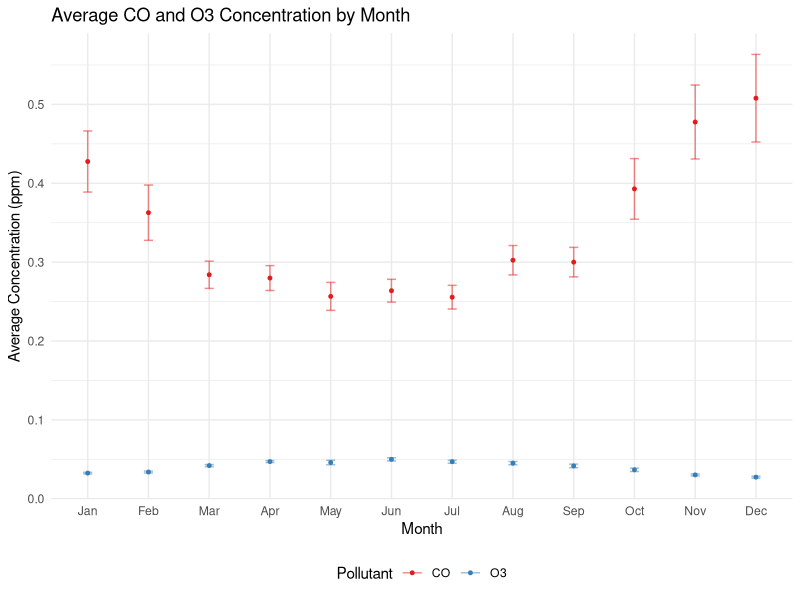
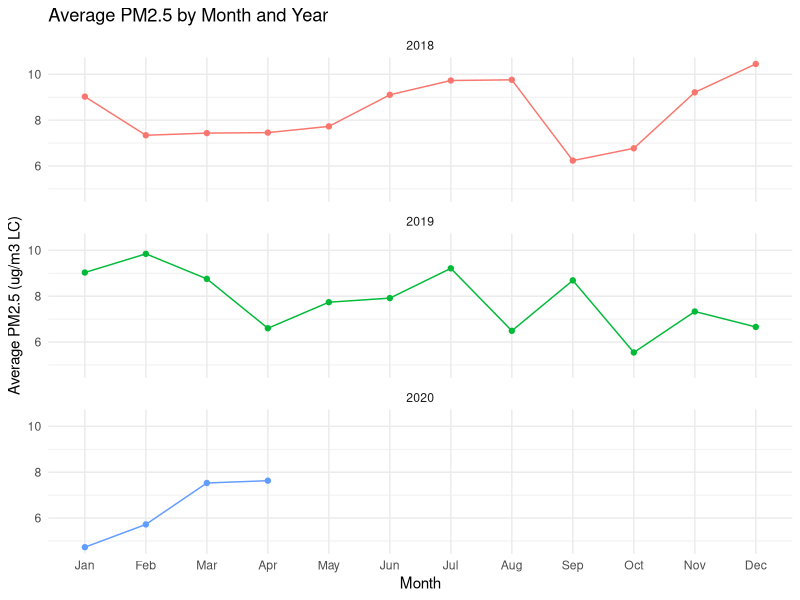

These figures' R source, in order:
## ---- chunk 1
knitr::opts_chunk$set(echo = FALSE, message = FALSE, warning = FALSE, dpi = 300)

# load libraries
library(tidyverse)
library(RColorBrewer)
## ---- chunk 2
# create a function to format datasets
format_data <- function(dataset) {
  # rename columns
  dataset <- rename(dataset,
    date = `Date`,
    max_CO = `Daily Max 8-hour CO Concentration`,
    mean_PM = `Daily Mean PM2.5 Concentration`,
    max_O3 = `Daily Max 8-hour Ozone Concentration`
  )

  # format date variable
  dataset$date <- mdy(dataset$date)

  # calculate the daily average for days with multiple measurements
  dataset <- dataset %>%
    group_by(date) %>%
    summarise(
      max_CO = mean(max_CO, na.rm = TRUE),
      units_CO = units_CO,
      mean_PM = mean(mean_PM, na.rm = TRUE),
      units_PM = units_PM,
      max_O3 = mean(max_O3, na.rm = TRUE),
      units_O3 = units_O3
    ) %>%
    ungroup() # should also remove any duplicate rows

  # fix measurement error issues
  pollutants <- c("max_CO", "mean_PM", "max_O3") # vector of pollutants

  for (i in pollutants) { # loop through each of the pollutants
    dataset[[i]][dataset[[i]] < 0] <- 0 # set any negative values to 0
  }
  return(dataset)
}
## ---- chunk 3
# load in datasets
data_2018 <- read_csv("data/AQ_2018.csv")
data_2019 <- read_csv("data/AQ_2019.csv")
data_2020 <- read_csv("data/AQ_2020.csv")

# use the function to format the 3 datasets
data_2018 <- format_data(data_2018)
data_2019 <- format_data(data_2019)
data_2020 <- format_data(data_2020)

# combine all datasets
formatted_data <- rbind(data_2018, data_2019, data_2020)
## ---- chunk 4
# edit data for plot 1
plot1_df <- formatted_data
plot1_df$month <- as.numeric(format(plot1_df$date, "%m")) # column for month
plot1_df$month <- factor(plot1_df$month,
  labels = c(
    "Jan", "Feb", "Mar", "Apr", "May", "Jun",
    "Jul", "Aug", "Sep", "Oct", "Nov", "Dec"
  )
)

# calculate mean and margin or error for each pollutant
plot1_df <- plot1_df %>%
  group_by(month) %>%
  summarise(
    mean_CO = mean(max_CO, na.rm = TRUE),
    n_CO = sum(!is.na(max_CO)),
    se_CO = sd(max_CO, na.rm = TRUE) / sqrt(n_CO),
    moe_CO = 1.96 * se_CO,
    mean_O3 = mean(max_O3, na.rm = TRUE),
    n_O3 = sum(!is.na(max_O3)),
    se_O3 = sd(max_O3, na.rm = TRUE) / sqrt(n_O3),
    moe_O3 = 1.96 * se_O3
  ) %>%
  ungroup()

# turn into long data
plot1_df <- plot1_df %>%
  select(month, mean_CO, moe_CO, mean_O3, moe_O3) %>%
  pivot_longer(
    cols = c(mean_CO, moe_CO, mean_O3, moe_O3),
    names_to = c(".value", "pollutant"), # left = values, right = pollutant
    names_sep = "_"
  )

ggplot(plot1_df, aes(x = month, y = mean, color = pollutant, group = pollutant)) +
  geom_point(size = 1) +
  geom_errorbar(aes(ymin = mean - moe, ymax = mean + moe), width = 0.15, alpha = 0.5) +
  scale_color_brewer(palette = "Set1") +
  labs(
    title = "Average CO and O3 Concentration by Month",
    x = "Month",
    y = "Average Concentration (ppm)",
    color = "Pollutant"
  ) +
  theme_minimal() +
  theme(legend.position = "bottom")
## ---- chunk 5
# edit data for plot 2
plot2_df <- formatted_data
plot2_df$month <- as.numeric(format(plot2_df$date, "%m")) # column for month
plot2_df$year <- as.numeric(format(plot2_df$date, "%Y")) # column for year

# turn month and year into factors
plot2_df$month <- factor(plot2_df$month,
  labels = c(
    "Jan", "Feb", "Mar", "Apr", "May", "Jun",
    "Jul", "Aug", "Sep", "Oct", "Nov", "Dec"
  )
)
plot2_df$year <- factor(plot2_df$year)

# calculate average PM for each month and year
plot2_df <- plot2_df %>%
  group_by(month, year) %>%
  summarise(avg_PM = mean(mean_PM, na.rm = TRUE)) %>%
  ungroup() %>%
  select(month, year, avg_PM)

ggplot(plot2_df, aes(x = month, y = avg_PM, color = year, group = year)) +
  geom_point() +
  geom_line() +
  scale_fill_brewer(palette = "Set1") +
  facet_wrap(~year, nrow = 3) + # facet by year
  labs(
    title = "Average PM2.5 by Month and Year",
    x = "Month",
    y = "Average PM2.5 (ug/m3 LC)",
    color = "Year"
  ) +
  theme_minimal() +
  theme(legend.position = "none") # legend is redundant since we are faceting
